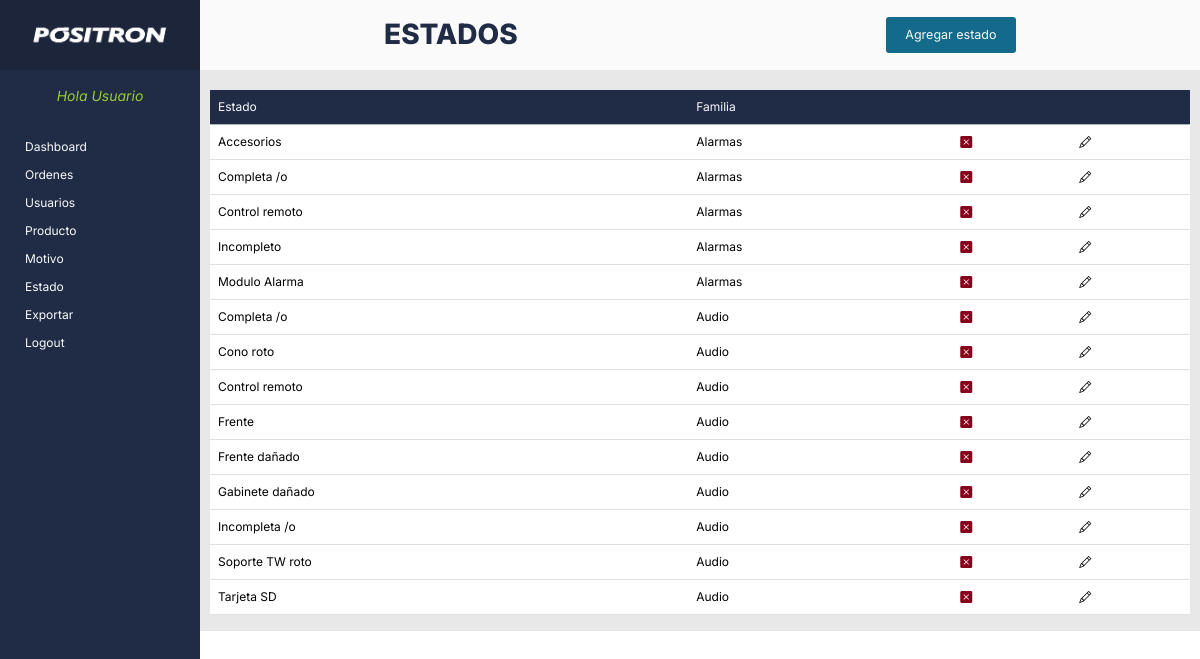
/Products/estado (signed in), run on an earlier commit of the app's database.
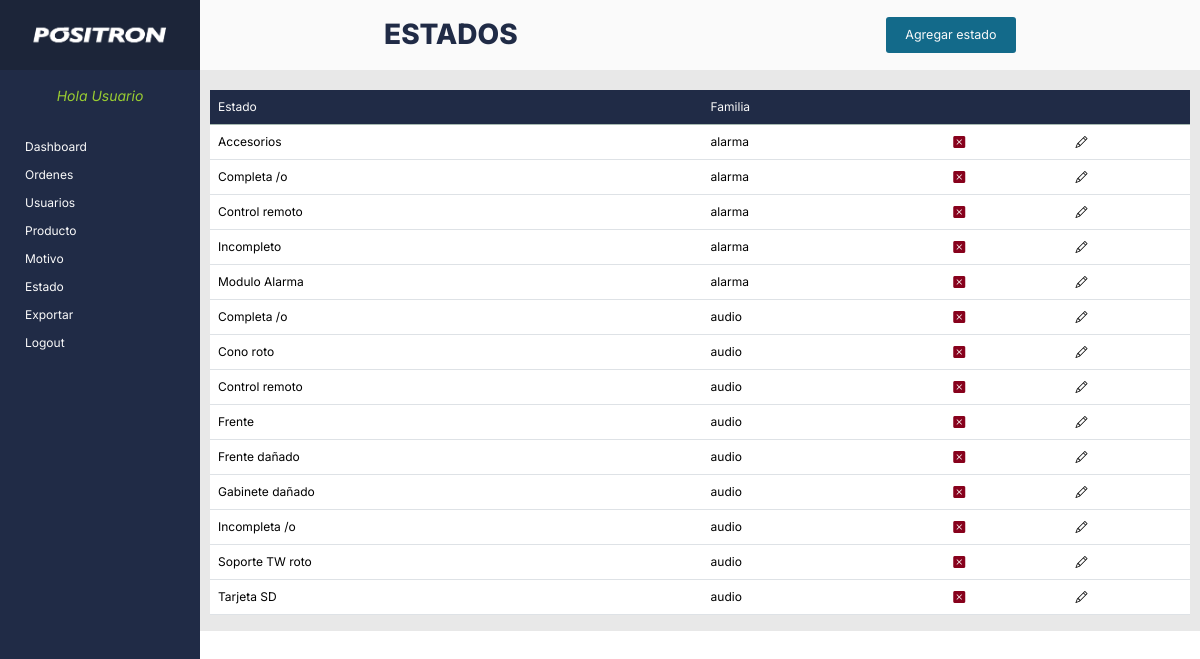
And on a later commit of the database.
### Products/models.py (models this page shows, shortened)
class Status (models.Model):
    status = models.CharField(max_length=30)
    family = models.CharField(max_length=20)

### Products/views.py (the view)
# urls.py: path('estado', views.estado, name='estado')
def estado (request):
    estados = Status.objects.all().order_by('family','status')
    return render (request, 'estado.html', {"estados":estados})

### Orders/templates/estado.html (shortened to what this page needs)
{% extends 'base.html' %}
{% load static %}
{% block main %}
<section>
    <div class="section-header">
        <h3>ESTADOS</h3>
        <button class="regular-button">Agregar estado</button>
    </div>
    <div class="main-container">
        <div class="table-users">
            <table class="table table-hover">
                <thead>
                    <tr class="table-success">
                        <th scope="col">Estado</th>
                        <th scope="col">Familia</th>
                        <th scope="col"></th>
                        <th scope="col"></th>
                    </tr>
                </thead>
                <tbody>
                    {% if estados %}
                    {% for estado in estados %}
                    <tr>
                        <td scope="row">{{estado.status}}</td>
                        <td>{{estado.family}}</td>
                        <td><i class="bi bi-x-square-fill red"></i></td>
                        <td><i class="bi bi-pencil"></i></td>
                    </tr>
                    {% endfor %}
                    {% endif %}
                </tbody>
            </table>
        </div>
    </div>
</section>
    {% endblock %}

What changed in the data, as far as the page shows it:
changed Status "Accesorios": family "Alarmas" → "alarma"
changed Status (number 2 of 14 on the later page): family "Alarmas" → "alarma"
changed Status (number 3 of 14 on the later page): family "Alarmas" → "alarma"
changed Status "Incompleto": family "Alarmas" → "alarma"
changed Status "Modulo Alarma": family "Alarmas" → "alarma"
changed Status (number 6 of 14 on the later page): family "Audio" → "audio"
changed Status "Cono roto": family "Audio" → "audio"
changed Status (number 8 of 14 on the later page): family "Audio" → "audio"
changed Status "Frente": family "Audio" → "audio"
changed Status "Frente dañado": family "Audio" → "audio"
changed Status "Gabinete dañado": family "Audio" → "audio"
changed Status "Incompleta /o": family "Audio" → "audio"
changed Status "Soporte TW roto": family "Audio" → "audio"
changed Status "Tarjeta SD": family "Audio" → "audio"
